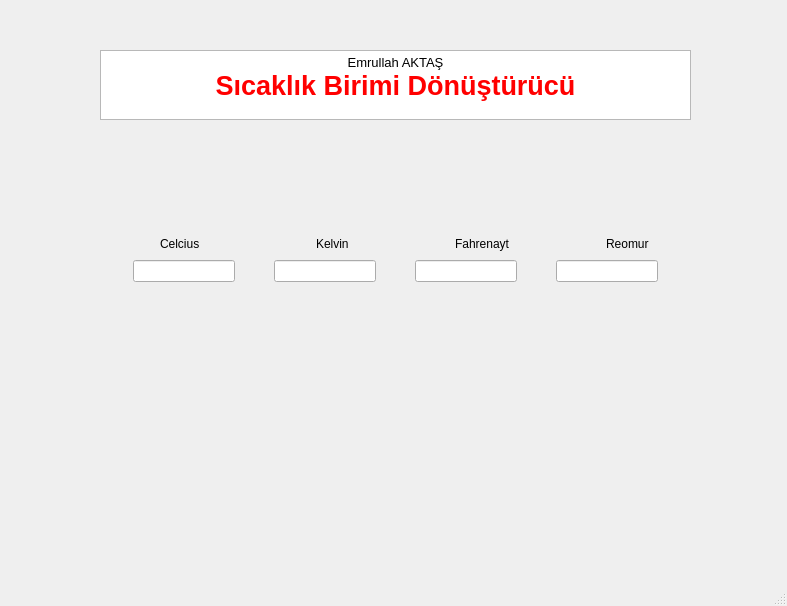
<?xml version="1.0" encoding="UTF-8"?>
<ui version="4.0">
 <class>MainWindow</class>
 <widget class="QMainWindow" name="MainWindow">
  <property name="geometry">
   <rect>
    <x>0</x>
    <y>0</y>
    <width>787</width>
    <height>606</height>
   </rect>
  </property>
  <property name="windowTitle">
   <string>MainWindow</string>
  </property>
  <widget class="QWidget" name="centralwidget">
   <widget class="QWidget" name="verticalLayoutWidget">
    <property name="geometry">
     <rect>
      <x>100</x>
      <y>50</y>
      <width>591</width>
      <height>461</height>
     </rect>
    </property>
    <layout class="QVBoxLayout" name="verticalLayout_2">
     <item>
      <widget class="QTextBrowser" name="textBrowser">
       <property name="html">
        <string>&lt;!DOCTYPE HTML PUBLIC &quot;-//W3C//DTD HTML 4.0//EN&quot; &quot;http://www.w3.org/TR/REC-html40/strict.dtd&quot;&gt;
&lt;html&gt;&lt;head&gt;&lt;meta name=&quot;qrichtext&quot; content=&quot;1&quot; /&gt;&lt;style type=&quot;text/css&quot;&gt;
p, li { white-space: pre-wrap; }
&lt;/style&gt;&lt;/head&gt;&lt;body style=&quot; font-family:'MS Shell Dlg 2'; font-size:8.25pt; font-weight:400; font-style:normal;&quot;&gt;
&lt;p align=&quot;center&quot; style=&quot; margin-top:0px; margin-bottom:0px; margin-left:0px; margin-right:0px; -qt-block-indent:0; text-indent:0px;&quot;&gt;&lt;span style=&quot; font-size:10pt;&quot;&gt;Emrullah AKTAŞ&lt;/span&gt;&lt;/p&gt;
&lt;p align=&quot;center&quot; style=&quot; margin-top:0px; margin-bottom:0px; margin-left:0px; margin-right:0px; -qt-block-indent:0; text-indent:0px;&quot;&gt;&lt;span style=&quot; font-size:20pt; font-weight:600; color:#ff0000;&quot;&gt;Sıcaklık Birimi Dönüştürücü&lt;/span&gt;&lt;/p&gt;&lt;/body&gt;&lt;/html&gt;</string>
       </property>
      </widget>
     </item>
     <item>
      <spacer name="verticalSpacer">
       <property name="orientation">
        <enum>Qt::Vertical</enum>
       </property>
       <property name="sizeHint" stdset="0">
        <size>
         <width>20</width>
         <height>400</height>
        </size>
       </property>
      </spacer>
     </item>
     <item>
      <layout class="QHBoxLayout" name="horizontalLayout_3">
       <item>
        <spacer name="horizontalSpacer_4">
         <property name="orientation">
          <enum>Qt::Horizontal</enum>
         </property>
         <property name="sizeType">
          <enum>QSizePolicy::Preferred</enum>
         </property>
         <property name="sizeHint" stdset="0">
          <size>
           <width>60</width>
           <height>20</height>
          </size>
         </property>
        </spacer>
       </item>
       <item>
        <widget class="QLabel" name="Label_Celcius">
         <property name="text">
          <string>Celcius</string>
         </property>
        </widget>
       </item>
       <item>
        <spacer name="horizontalSpacer_6">
         <property name="orientation">
          <enum>Qt::Horizontal</enum>
         </property>
         <property name="sizeType">
          <enum>QSizePolicy::Preferred</enum>
         </property>
         <property name="sizeHint" stdset="0">
          <size>
           <width>110</width>
           <height>20</height>
          </size>
         </property>
        </spacer>
       </item>
       <item>
        <widget class="QLabel" name="Label_Kelvin">
         <property name="text">
          <string>Kelvin</string>
         </property>
        </widget>
       </item>
       <item>
        <spacer name="horizontalSpacer_10">
         <property name="orientation">
          <enum>Qt::Horizontal</enum>
         </property>
         <property name="sizeType">
          <enum>QSizePolicy::Preferred</enum>
         </property>
         <property name="sizeHint" stdset="0">
          <size>
           <width>100</width>
           <height>20</height>
          </size>
         </property>
        </spacer>
       </item>
       <item>
        <widget class="QLabel" name="Label_Fahrenayt">
         <property name="text">
          <string>Fahrenayt</string>
         </property>
        </widget>
       </item>
       <item>
        <spacer name="horizontalSpacer_11">
         <property name="orientation">
          <enum>Qt::Horizontal</enum>
         </property>
         <property name="sizeType">
          <enum>QSizePolicy::Preferred</enum>
         </property>
         <property name="sizeHint" stdset="0">
          <size>
           <width>90</width>
           <height>20</height>
          </size>
         </property>
        </spacer>
       </item>
       <item>
        <widget class="QLabel" name="Label_Reomur">
         <property name="text">
          <string>Reomur</string>
         </property>
        </widget>
       </item>
       <item>
        <spacer name="horizontalSpacer_5">
         <property name="orientation">
          <enum>Qt::Horizontal</enum>
         </property>
         <property name="sizeHint" stdset="0">
          <size>
           <width>40</width>
           <height>20</height>
          </size>
         </property>
        </spacer>
       </item>
      </layout>
     </item>
     <item>
      <layout class="QHBoxLayout" name="horizontalLayout">
       <item>
        <spacer name="horizontalSpacer">
         <property name="orientation">
          <enum>Qt::Horizontal</enum>
         </property>
         <property name="sizeHint" stdset="0">
          <size>
           <width>40</width>
           <height>20</height>
          </size>
         </property>
        </spacer>
       </item>
       <item>
        <widget class="QLineEdit" name="LineEdit_Celcius"/>
       </item>
       <item>
        <spacer name="horizontalSpacer_7">
         <property name="orientation">
          <enum>Qt::Horizontal</enum>
         </property>
         <property name="sizeHint" stdset="0">
          <size>
           <width>40</width>
           <height>20</height>
          </size>
         </property>
        </spacer>
       </item>
       <item>
        <widget class="QLineEdit" name="LineEdit_Kelvin"/>
       </item>
       <item>
        <spacer name="horizontalSpacer_8">
         <property name="orientation">
          <enum>Qt::Horizontal</enum>
         </property>
         <property name="sizeHint" stdset="0">
          <size>
           <width>40</width>
           <height>20</height>
          </size>
         </property>
        </spacer>
       </item>
       <item>
        <widget class="QLineEdit" name="LineEdit_Fahrenayt"/>
       </item>
       <item>
        <spacer name="horizontalSpacer_9">
         <property name="orientation">
          <enum>Qt::Horizontal</enum>
         </property>
         <property name="sizeHint" stdset="0">
          <size>
           <width>40</width>
           <height>20</height>
          </size>
         </property>
        </spacer>
       </item>
       <item>
        <widget class="QLineEdit" name="LineEdit_Reomur"/>
       </item>
       <item>
        <spacer name="horizontalSpacer_2">
         <property name="orientation">
          <enum>Qt::Horizontal</enum>
         </property>
         <property name="sizeHint" stdset="0">
          <size>
           <width>40</width>
           <height>20</height>
          </size>
         </property>
        </spacer>
       </item>
      </layout>
     </item>
     <item>
      <spacer name="horizontalSpacer_3">
       <property name="orientation">
        <enum>Qt::Horizontal</enum>
       </property>
       <property name="sizeHint" stdset="0">
        <size>
         <width>40</width>
         <height>20</height>
        </size>
       </property>
      </spacer>
     </item>
     <item>
      <spacer name="verticalSpacer_2">
       <property name="orientation">
        <enum>Qt::Vertical</enum>
       </property>
       <property name="sizeHint" stdset="0">
        <size>
         <width>20</width>
         <height>500</height>
        </size>
       </property>
      </spacer>
     </item>
    </layout>
   </widget>
  </widget>
  <widget class="QMenuBar" name="menubar">
   <property name="geometry">
    <rect>
     <x>0</x>
     <y>0</y>
     <width>787</width>
     <height>20</height>
    </rect>
   </property>
  </widget>
  <widget class="QStatusBar" name="statusbar"/>
 </widget>
 <resources/>
 <connections/>
</ui>
